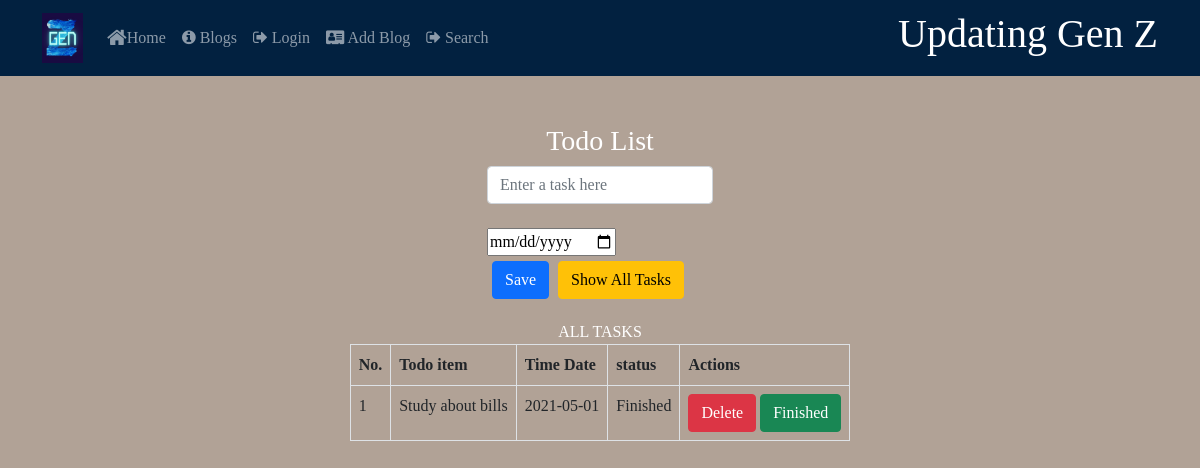
/showtodolist/1, run on an earlier commit of the app's database.
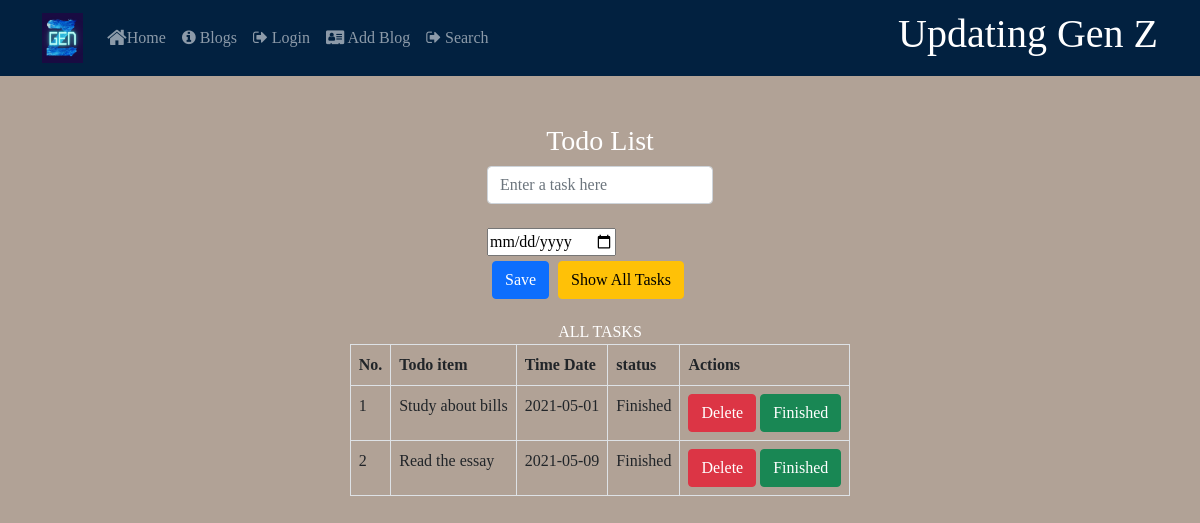
And on a later commit of the database.
### app.py (models this page shows)
class Tasks(db.Model):
    id = db.Column(db.Integer, primary_key=True)
    user_id = db.Column(db.Integer)
    task = db.Column(db.String(200))
    status = db.Column(db.String(10), default="In progress")
    date = db.Column(db.String, nullable=True)

### app.py (the view)
@app.route('/showtodolist/<int:user_id>', methods=['POST', 'GET'])
def showtodolist(user_id):
    user = Users.query.filter_by(id=user_id).first()
    tasklist = Tasks.query.filter_by(user_id=user_id).all()
    return render_template('To-do.html', tasklist=tasklist, current_user=current_user, show=1)

### Templates/To-do.html (shortened to what this page needs)
<!DOCTYPE html>
<html>
<head>
    <link href="https://cdn.jsdelivr.net/npm/bootstrap@5.0.0-beta3/dist/css/bootstrap.min.css" rel="stylesheet">
    <link rel="stylesheet" type="text/css" href="../static/Css/to-do.css">
    <link rel="stylesheet" href="https://cdnjs.cloudflare.com/ajax/libs/font-awesome/4.7.0/css/font-awesome.min.css">
</head>
<body>
	<header>
	    <nav class="navbar navbar-dark navbar-expand-sm fixed-top" style="background: #022140;">
	        <div class="container">
	            <a class="navbar-brand mr-auto" href="#"><img src="../static/img/logo.png" height="50" width="41"></a>
	            <div class="collapse navbar-collapse" id="Navbar">
	               <ul class="navbar-nav mr auto">
	                  <li class="nav-item"><a class="nav-link" href="/"><span class="fa fa-home fa-lg"> </span>Home</a></li>
	                  <li class="nav-item"><a class="nav-link" href="/allblogs"><i class="fa fa-info-circle"></i> </span>Blogs</a></li>
                    {%if not current_user.is_authenticated %}
                    <li class="nav-item"><a class="nav-link" href="/login"><i class="fa fa-sign-out"></i> </span>Login</a></li>
                    {% endif %}
	                  <li class="nav-item"><a class="nav-link" href="/addblog/{{current_user.id}}"><i class="fa fa-address-card"></i> </span>Add Blog</a></li>
	                  <li class="nav-item"><a class="nav-link" href="/searchusers"><i class="fa fa-sign-out"></i> </span>Search</a></li>
	                </ul>
	            </div>
	            <div>
	             <h1 style="color: white;">Updating Gen Z</h1>
	            </div>
	        </div>
	    </nav>
	</header>
    <p><br></p>
    <body>
        <div
        class="app-container d-flex align-items-center justify-content-center flex-column"
        ng-app="myApp"
        ng-controller="myController" style="margin-top: 100px;"      >
        <h3>Todo List</h3>
        <div class="d-flex align-items-center mb-3">
          <form method="POST">
          <div class="form-group mr-3 mb-0">
            <input
              ng-model="yourTask"
              type="text"
              class="form-control"
              id="formGroupExampleInput"
              placeholder="Enter a task here"
              name = 'task'
            />
          <br>
          <input type="date" id="birthdaytime" name="date">
          <br>
          <button
            type="submit"
            formaction="/todolist/{{current_user.id}}"
            class="btn btn-primary mr-3"
            ng-click="saveTask()"
            style="margin: 5px;">
          Save
          </button>
          <button type="submit" formaction="/showtodolist/{{current_user.id}}" class="btn btn-warning" ng-click="getTask()">
          Show All Tasks
          </button>
        </div>
      </form>
        </div>
        {% if show == 1 %}
        ALL TASKS
        <div class="table-responsive">
          <table class="table table-hover table-bordered">
            <thead>
              <tr>
                <th>No.</th>
                <th>Todo item</th>
                <th>Time Date</th>
                <th>status</th>
                <th>Actions</th>
              </tr>
            </thead>
            <tbody>
              {% for task in tasklist  %}
              <tr>
                <td>{{task.id}}</td>
                <td>{{task.task }}</td>
                <td>{{task.date }}</td>
                <td>{{ task.status }}</td>
                <td><form method="POST"><button type="submit" formaction="/deletetask/{{current_user.id}}/{{task.id}}" class="btn btn-danger"">Delete</button>
                  <button type="submit" formaction="/finishtask/{{current_user.id}}/{{task.id}}"  class="btn btn-success">Finished</button></form>
                </td>
              </tr>
              {% endfor %}
            </tbody>
          </table>
        </div>
        {% endif %}
      </div>
    </body>
</html>

### Static/Css/to-do.css (style rules this page uses)
body { font-family: "Baloo 2", cursive; font-size: 16px; color: #ffffff; text-rendering: optimizeLegibility; background: #B1A296; font-weight: initial; }

What changed in the data, as far as the page shows it:
added Tasks: id "2", task "Read the essay", date "2021-05-09", status "Finished"
